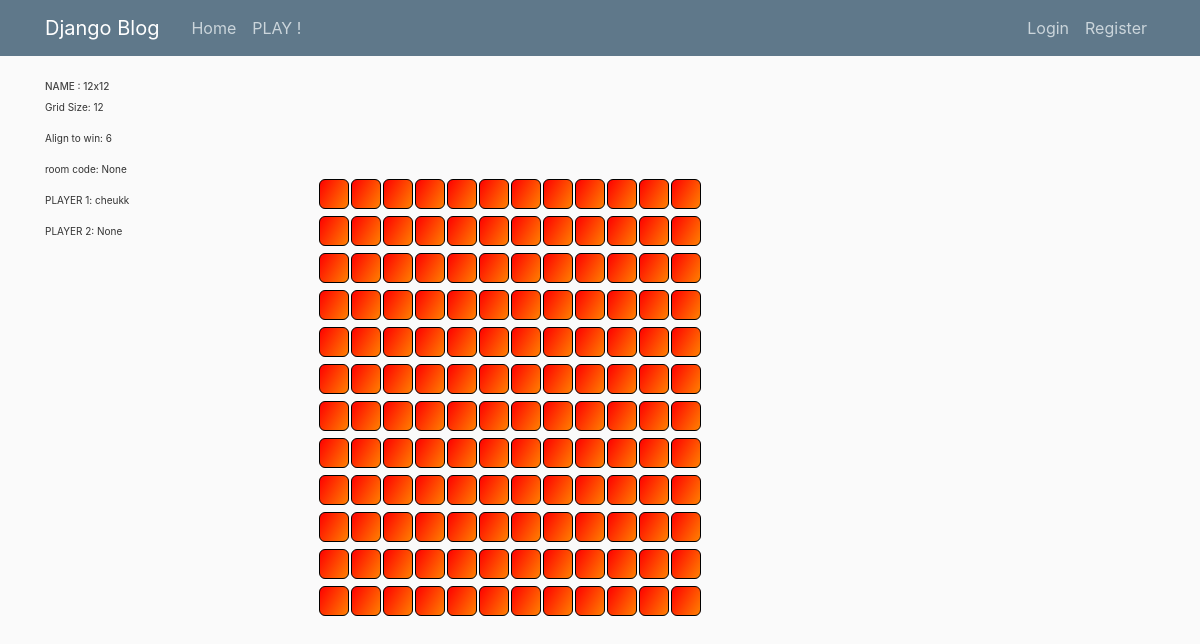
Page /game/57/ on the earlier database version.
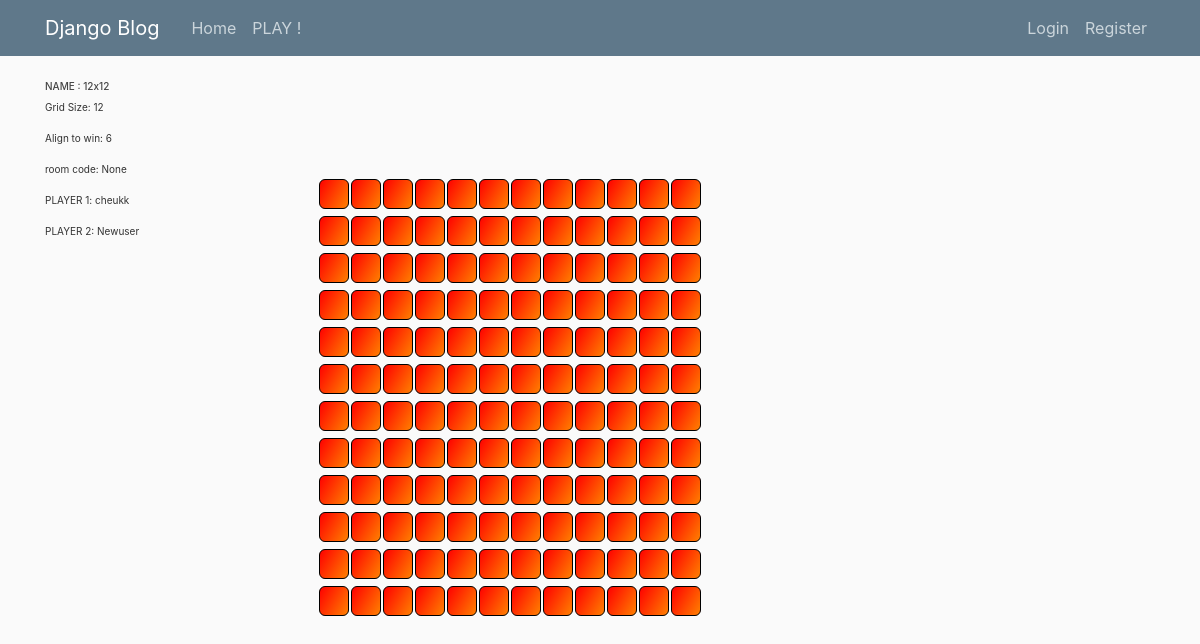
Same page on the later database version.
### blog/models.py (models this page shows, shortened)
class Game(models.Model):
    title = models.CharField(max_length=100)
    date_posted = models.DateTimeField(default=timezone.now)
    game_author = models.ForeignKey(User, on_delete=models.CASCADE, related_name='game_player1')
    game_player2 = models.ForeignKey(User, on_delete=models.SET_NULL, null=True, blank=True, related_name='game_player2')
    finished = models.BooleanField(default=False)
    room_code = models.CharField(max_length=100, null=True, blank=True)
    grid_size = models.PositiveIntegerField(default=3)
    win_size = models.PositiveIntegerField(default=3)
    private = models.BooleanField(default=False)

### blog/views.py (the view)
# urls.py: path('game/<int:pk>/', GameDetailView.as_view(), name='play-game'),
class GameDetailView(DetailView):
    model = Game
    template_name = 'blog/play.html'

### blog/templates/blog/play.html (shortened to what this page needs)
{% extends "blog/base.html" %}
{% load static %}
{% block content %}
    <link rel="stylesheet" type="text/css" href="{% static 'blog/game.css' %}">
    <h1>NAME : {{ object.title }}</h1>
    <p>Grid Size: {{ object.grid_size }}</p>
    <p>Align to win: {{ object.win_size }}</p>
    <p>room code: {{ object.room_code }}</p>
    <p>PLAYER 1: {{ object.game_author }}</p>
    <p>PLAYER 2: {{ object.game_player2 }}</p>
    <table class="game_tbl">
        {% for row in "x"|ljust:object.grid_size %}
            <tr>
                {% for col in "x"|ljust:object.grid_size %}
                    <td>
                        <button class="BlockBtn" id="BlockBtn{{ forloop.parentloop.counter }}_{{ forloop.counter }}"
                                data-symbol="{{ user.profile.symbol }}"
                                onclick="btnClk('{{ forloop.parentloop.counter }}', '{{ forloop.counter }}')"></button>
                    </td>
                {% endfor %}
            </tr>
        {% endfor %}
    </table>
{% endblock %}

Differences in the rows shown:
changed Game "None": game_player2 "None" → "Newuser"
